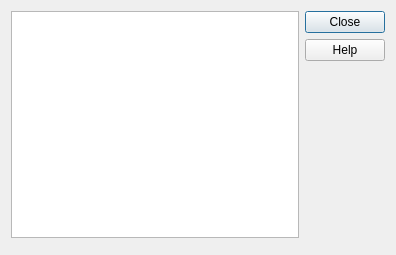
<?xml version="1.0" encoding="UTF-8"?>
<ui version="4.0">
 <class>Dialog</class>
 <widget class="QDialog" name="Dialog">
  <property name="windowModality">
   <enum>Qt::ApplicationModal</enum>
  </property>
  <property name="geometry">
   <rect>
    <x>0</x>
    <y>0</y>
    <width>396</width>
    <height>255</height>
   </rect>
  </property>
  <property name="windowTitle">
   <string>NOTETYPES_NOTE_TYPES</string>
  </property>
  <layout class="QVBoxLayout" name="verticalLayout_5" stretch="100,0">
   <property name="spacing">
    <number>0</number>
   </property>
   <item>
    <layout class="QGridLayout" name="gridLayout_2">
     <property name="spacing">
      <number>6</number>
     </property>
     <item row="1" column="0">
      <widget class="QListWidget" name="modelsList">
       <property name="sizePolicy">
        <sizepolicy hsizetype="Expanding" vsizetype="Preferred">
         <horstretch>0</horstretch>
         <verstretch>0</verstretch>
        </sizepolicy>
       </property>
      </widget>
     </item>
     <item row="1" column="1">
      <layout class="QVBoxLayout" name="verticalLayout_3">
       <property name="spacing">
        <number>12</number>
       </property>
       <item>
        <widget class="QDialogButtonBox" name="buttonBox">
         <property name="orientation">
          <enum>Qt::Vertical</enum>
         </property>
         <property name="standardButtons">
          <set>QDialogButtonBox::Close|QDialogButtonBox::Help</set>
         </property>
        </widget>
       </item>
      </layout>
     </item>
    </layout>
   </item>
   <item>
    <spacer name="verticalSpacer_2">
     <property name="orientation">
      <enum>Qt::Vertical</enum>
     </property>
     <property name="sizeType">
      <enum>QSizePolicy::Minimum</enum>
     </property>
     <property name="sizeHint" stdset="0">
      <size>
       <width>20</width>
       <height>6</height>
      </size>
     </property>
    </spacer>
   </item>
  </layout>
 </widget>
 <tabstops>
  <tabstop>modelsList</tabstop>
 </tabstops>
 <resources>
  <include location="icons.qrc"/>
 </resources>
 <connections>
  <connection>
   <sender>buttonBox</sender>
   <signal>accepted()</signal>
   <receiver>Dialog</receiver>
   <slot>accept()</slot>
   <hints>
    <hint type="sourcelabel">
     <x>252</x>
     <y>513</y>
    </hint>
    <hint type="destinationlabel">
     <x>157</x>
     <y>274</y>
    </hint>
   </hints>
  </connection>
  <connection>
   <sender>buttonBox</sender>
   <signal>rejected()</signal>
   <receiver>Dialog</receiver>
   <slot>reject()</slot>
   <hints>
    <hint type="sourcelabel">
     <x>320</x>
     <y>513</y>
    </hint>
    <hint type="destinationlabel">
     <x>286</x>
     <y>274</y>
    </hint>
   </hints>
  </connection>
 </connections>
</ui>
